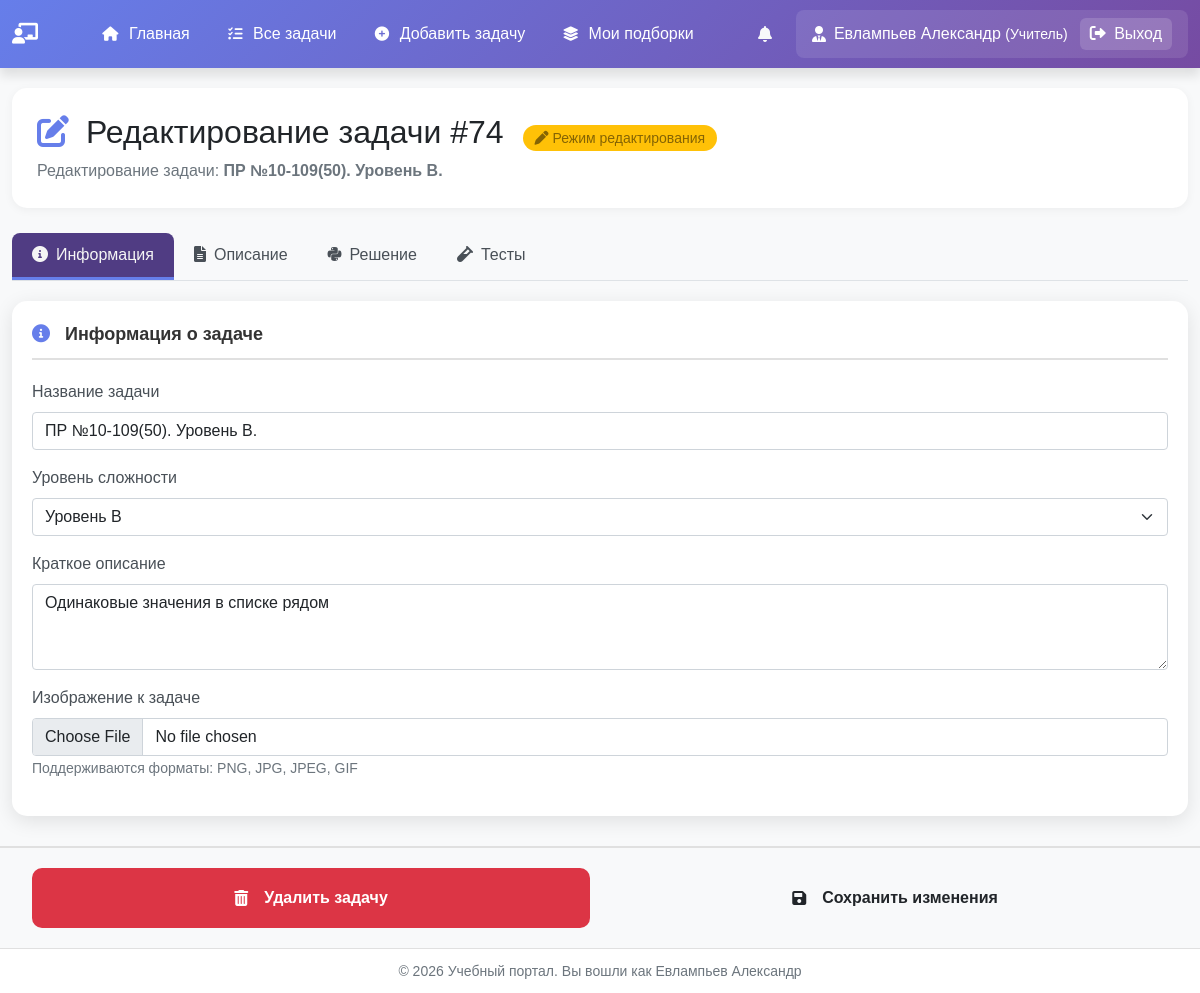
The app's page /tasks/task/74/edit/ (signed in), older data.
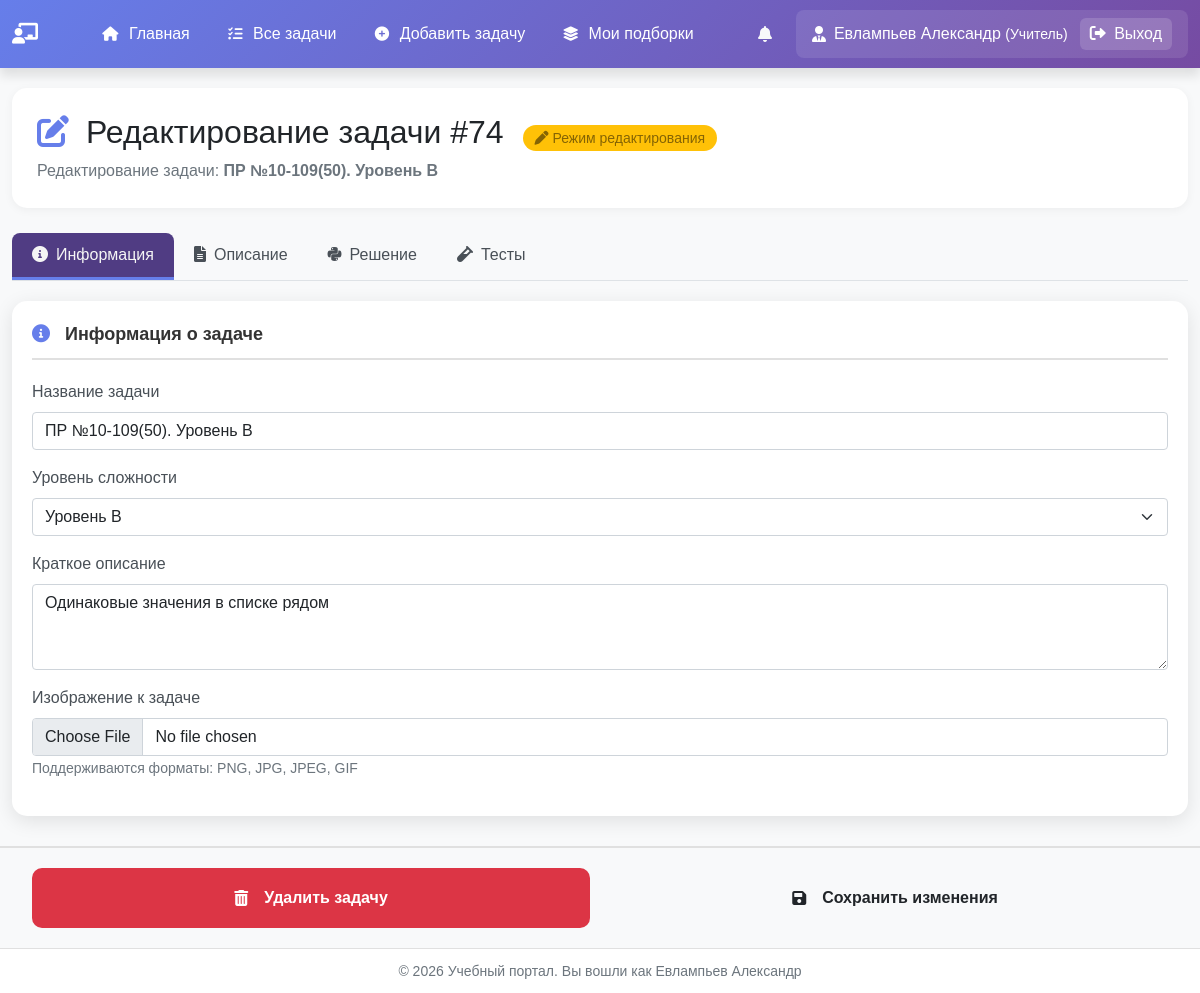
The same page, newer data.
### task_description_app/models.py (models this page shows, shortened)
class Task(models.Model):
    title = models.CharField(
        max_length=200,
        blank=True,
        verbose_name='Название задачи'
    )
    description = models.TextField(
        verbose_name="Описание",
        blank=True
    )
    difficulty = models.ForeignKey(
        DifficultyLevel,
        on_delete=models.PROTECT,
        related_name='tasks',
        verbose_name='Уровень сложности'
    )
    created_at = models.DateTimeField(auto_now_add=True)
    is_public = models.BooleanField(
        verbose_name='Публичная',
        default=True
    )
    test_files = models.JSONField(
        verbose_name='Файлы тестов',
        default=list
    )  # список файлов
    total_attempts = models.PositiveIntegerField(
        default=0,
        verbose_name='Всего попыток'
    )
    perfect_solutions = models.PositiveIntegerField(
        default=0,
        verbose_name='Успешных на 100% попыток'
    )
    last_attempt_at = models.DateTimeField(
        null=True,
        blank=True,
        auto_now_add=True,
        verbose_name='Последняя попытка'
    )

### task_description_app/views.py (the view, shortened to what this page needs)
# urls.py: path('task/<int:task_id>/edit/', views.task_edit, name='task_edit'),
@login_required
@user_passes_test(is_teacher)
def task_edit(request, task_id):
    task = get_object_or_404(Task, id=task_id)
    task_dir = os.path.join(settings.TASKS_ROOT, 'tasks', str(task.id))
    os.makedirs(task_dir, exist_ok=True)
    task_md_path = os.path.join(task_dir, 'task.md')
    task_py_path = os.path.join(task_dir, 'task.py')
    img_path = os.path.join(task_dir, 'img.png')
    current_md_content = ""
    current_py_content = ""
    img_exists = os.path.exists(img_path)
    if os.path.exists(task_md_path):
        with open(task_md_path, 'r', encoding='utf-8') as f:
            current_md_content = f.read()
    else:
        current_md_content = str(md_template())
    if os.path.exists(task_py_path):
        with open(task_py_path, 'r', encoding='utf-8') as f:
            current_py_content = f.read()
    else:
        current_py_content = "def solve():\n    pass\n\nif __name__ == '__main__':\n    solve()"
    existing_tests = []
    test_files = sorted([f for f in os.listdir(task_dir) if f.endswith('.in')])
    from .forms import TaskEditForm, TaskContentForm
    task_form = TaskEditForm(initial={
        'title': task.title,
        'difficulty': task.difficulty_id,
        'description': task.description,
    })
    content_form = TaskContentForm(initial={
        'task_md_content': current_md_content,
        'task_py_content': current_py_content,
    })
    context = {
        'task_form': task_form,
        'content_form': content_form,
        'existing_tests': existing_tests,
        'task_id': task.id,
        'task': task,
        'img_exists': img_exists,
        'is_edit_mode': True,
    }
    return render(request, 'task_description_app/task_edit.html', context)

### task_description_app/forms.py
class TaskEditForm(forms.Form):
    title = forms.CharField(
        max_length=200,
        required=False,
        widget=forms.TextInput(attrs={'class': 'form-control', 'placeholder': 'Название задачи'})
    )
    difficulty = forms.ModelChoiceField(
        queryset=DifficultyLevel.objects.all(),
        widget=forms.Select(attrs={'class': 'form-select'})
    )
    description = forms.CharField(
        required=False,
        widget=forms.Textarea(attrs={'class': 'form-control', 'rows': 3, 'placeholder': 'Краткое описание'})
    )

### task_description_app/models.py (called while the page is built)
    def __str__(self):
        return self.display_name or self.get_level_name_display()

### task_description_app/views.py (called while the page is built)
def is_teacher(user):
    return user.is_authenticated and user.user_type == 'teacher'

### templates/task_description_app/task_edit.html (shortened to what this page needs)
{% extends "base.html" %}
{% load static %}
{% block extra_css %}
    <link rel="stylesheet" href="{% static 'task_description_app/css/task_description.css' %}">
{% endblock %}
{% block content %}
    <div class="page-header">
        <h2 class="mb-2">
            <i class="fas fa-edit me-2" style="color: #667eea;"></i>
            Редактирование задачи #{{ task.id }}
            <span class="edit-badge">
                <i class="fas fa-pen me-1"></i>Режим редактирования
            </span>
        </h2>
        <p class="text-muted mb-0">
            Редактирование задачи: <strong>{{ task.title|default:"Без названия" }}</strong>
        </p>
    </div>
    <form id="taskEditForm" method="post" enctype="multipart/form-data">
        <ul class="nav nav-tabs" id="myTab" role="tablist">
            <li class="nav-item" role="presentation">
                <button class="nav-link-dark active" id="info-tab" data-bs-toggle="tab" data-bs-target="#info"
                        type="button"
                        role="tab" aria-controls="info" aria-selected="true">
                    <i class="fas fa-info-circle me-2"></i>Информация
                </button>
            </li>
            <li class="nav-item" role="presentation">
                <button class="nav-link-dark" id="content-tab" data-bs-toggle="tab" data-bs-target="#content"
                        type="button"
                        role="tab" aria-controls="content" aria-selected="false">
                    <i class="fas fa-file-alt me-2"></i>Описание
                </button>
            </li>
            <li class="nav-item" role="presentation">
                <button class="nav-link-dark" id="solution-tab" data-bs-toggle="tab" data-bs-target="#solution"
                        type="button"
                        role="tab" aria-controls="solution" aria-selected="false">
                    <i class="fab fa-python me-2"></i>Решение
                </button>
            </li>
            <li class="nav-item" role="presentation">
                <button class="nav-link-dark" id="tests-tab" data-bs-toggle="tab" data-bs-target="#tests" type="button"
                        role="tab" aria-controls="tests" aria-selected="false">
                    <i class="fas fa-vial me-2"></i>Тесты
                </button>
            </li>
        </ul>
        <div class="tab-content" id="myTabContent">
            <div class="tab-pane fade show active" id="info" role="tabpanel" aria-labelledby="info-tab">
                <div class="form-card">
                    <div class="section-title">
                        <i class="fas fa-info-circle"></i> Информация о задаче
                    </div>
                    <div class="mb-3">
                        <label class="form-label">Название задачи</label>
                        {{ task_form.title }}
                    </div>
                    <div class="mb-3">
                        <label class="form-label">Уровень сложности</label>
                        {{ task_form.difficulty }}
                    </div>
                    <div class="mb-3">
                        <label class="form-label">Краткое описание</label>
                        {{ task_form.description }}
                    </div>
                    <div class="mb-3">
                        <label class="form-label">Изображение к задаче</label>
                        <input type="file" name="task_image" id="taskImage" class="form-control" accept="image/*">
                        <small class="text-muted">Поддерживаются форматы: PNG, JPG, JPEG, GIF</small>
                    </div>
                </div>
            </div>
        </div>
        <div class="delete-section row ">
            <button type="button" class="btn btn-delete col mr-2" onclick="confirmDelete()">
                <i class="fas fa-trash-alt me-2"></i> Удалить задачу
            </button>
            <button type="submit" class="btn btn-submit col" id="submitBtn">
                <i class="fas fa-save me-2"></i> Сохранить изменения
            </button>
        </div>
    </form>
{% endblock %}

Row changes from the older to the newer data that the page shows:
changed Task "Уровень B": title "ПР №10-109(50). Уровень В." → "ПР №10-109(50). Уровень В"
